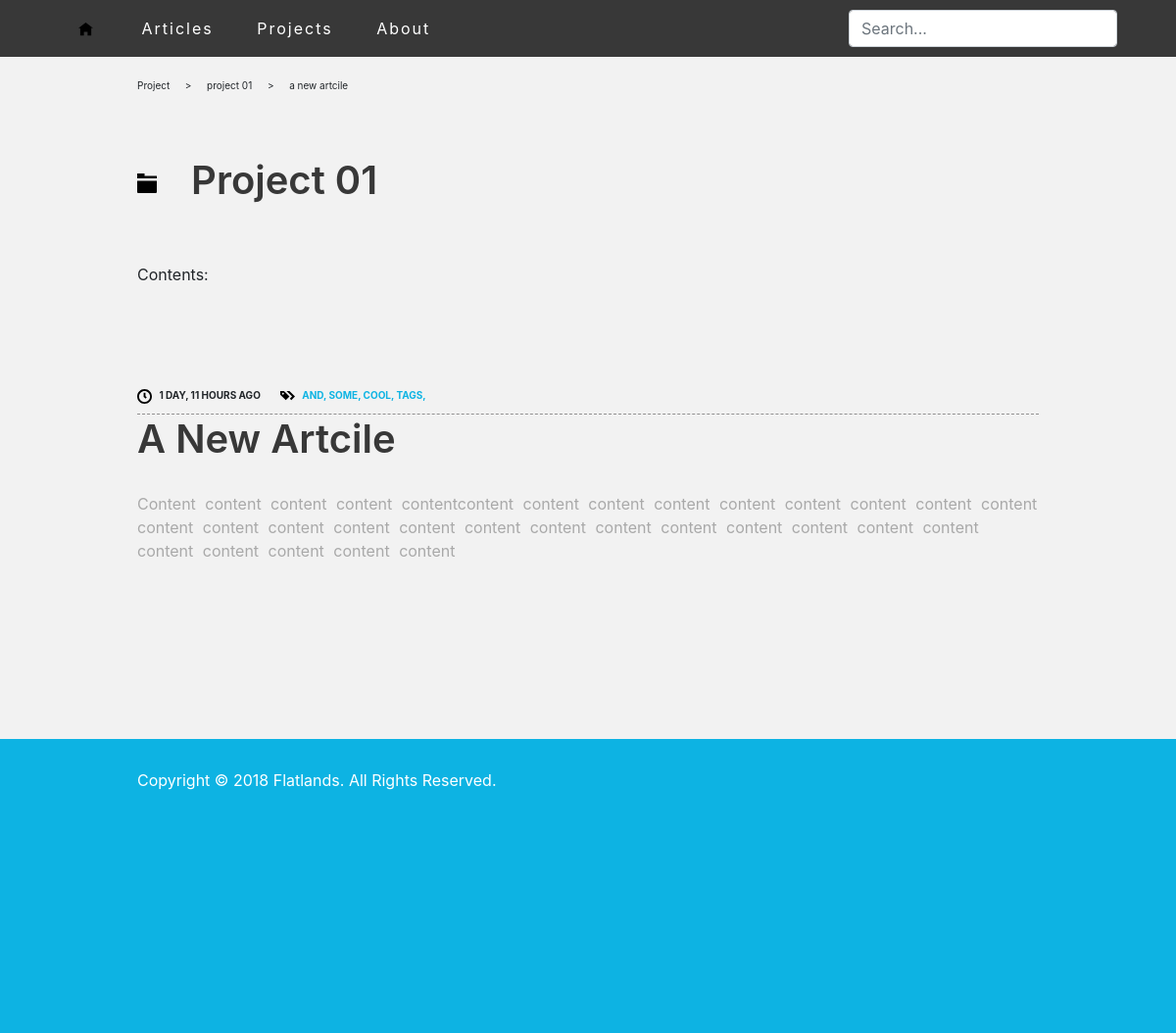
The app's page /projects/1/1/, older data.
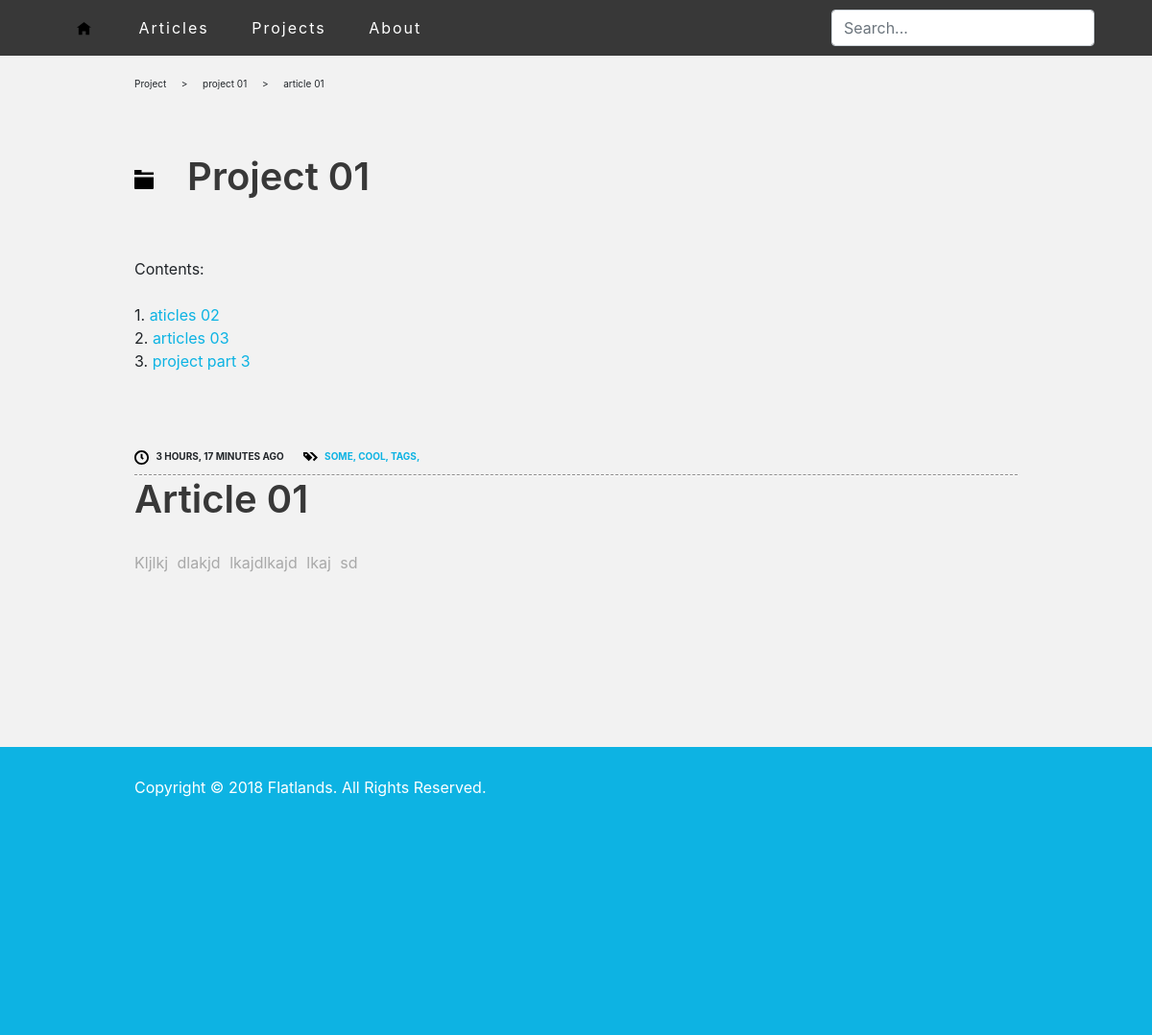
The same page, newer data.
### blog/models.py (models this page shows, shortened)
class Article(models.Model):
    name = models.CharField(max_length=200)
    content = models.CharField(max_length=5000)
    pub_date = models.DateTimeField('date published')
    tags = models.CharField(max_length=200)
    project = models.ForeignKey(Project, on_delete=models.CASCADE, null=True, blank=True)
    def tag_list(self):
        return str(self.tags).split(' ')

### blog/views.py (the view)
# urls.py: path('projects/<int:project_id>/<int:article_id>/', views.project_article, name='project_article'),
def project_article(request, project_id, article_id):
    project = get_object_or_404(Project, pk=project_id)
    articles = list(Article.objects.filter(project=project_id).order_by('pub_date'))
    viewed_article = Article.objects.get(pk=article_id)
    context = {'project': project, 'articles': articles, 'viewed_article': viewed_article}
    return render(request, 'blog/project_article.html', context)

### blog/templates/blog/project_article.html
{% extends "blog/base.html" %}
{% load static %}
{% block content %}
<div id="breadcrumbs">
    Project &emsp; > &emsp; {{project.name}} &emsp; > &emsp; {{viewed_article.name}}
</div>
<div class="bloglistpostname display-4">
    <img class="iconic-svg-header" src="{% static 'blog/svg/folder.svg' %}" alt="tags icon">&ensp; {{ project.name|title }}
</div>
<div class="project-contents">
Contents:<br>
<br>
{% for article in articles %}
{% if article.id == viewed_article.id %}
<strong>{{ forloop.counter }}. {{article.name}}</strong> &emsp; <img class="iconic-svg" src="{% static 'blog/svg/eye.svg' %}" alt="tags icon"> <br>
{% else %}
{{ forloop.counter }}. <a href="/projects/{{ project.id }}/{{ article.id }}">{{article.name}}</a><br>
{% endif %}
 {% endfor %}
</div>
<div class="bloglistpost">
    <div class="blogpostheader">
        <div class="bloglistpostdate">
            <img class="iconic-svg" src="{% static 'blog/svg/clock.svg' %}" alt="clock icon">
            {{viewed_article.pub_date|timesince|upper}} AGO
        </div>
        <div class="bloglistposttags">
            <img class="iconic-svg" src="{% static 'blog/svg/tags.svg' %}" alt="tags icon">
            {% for tag in viewed_article.tag_list %}
                <a href="">{{tag|upper}}, </a>
            {% endfor %}
        </div>
    </div>
    <div class="bloglistpostname display-4">
            <hr style="margin:0px;margin-top:5px;border-top: 1px dashed #8c8b8b;border-bottom: 1px dashed #fff;">
            {{ viewed_article.name|title }}
    </div>
    <div class="bloglistpostcontent">
            {{ viewed_article.content|capfirst}}
        </div>
</div>
{% endblock %}

Row changes from the older to the newer data that the page shows:
changed Article: name "a new artcile" → "article 01"; pub_date "1 DAY, 11 HOURS" → "3 HOURS, 17 MINUTES"; name "A New Artcile" → "Article 01"; content "Content content content content contentcontent content content content content content content content content content content content content content content content content content content content content content content content content content content" → "Kljlkj dlakjd lkajdlkajd lkaj sd"
added Article: name "aticles 02"
added Article: name "articles 03"
added Article: name "project part 3"
Text that changed along with them:
list line gone: "AND ,"
